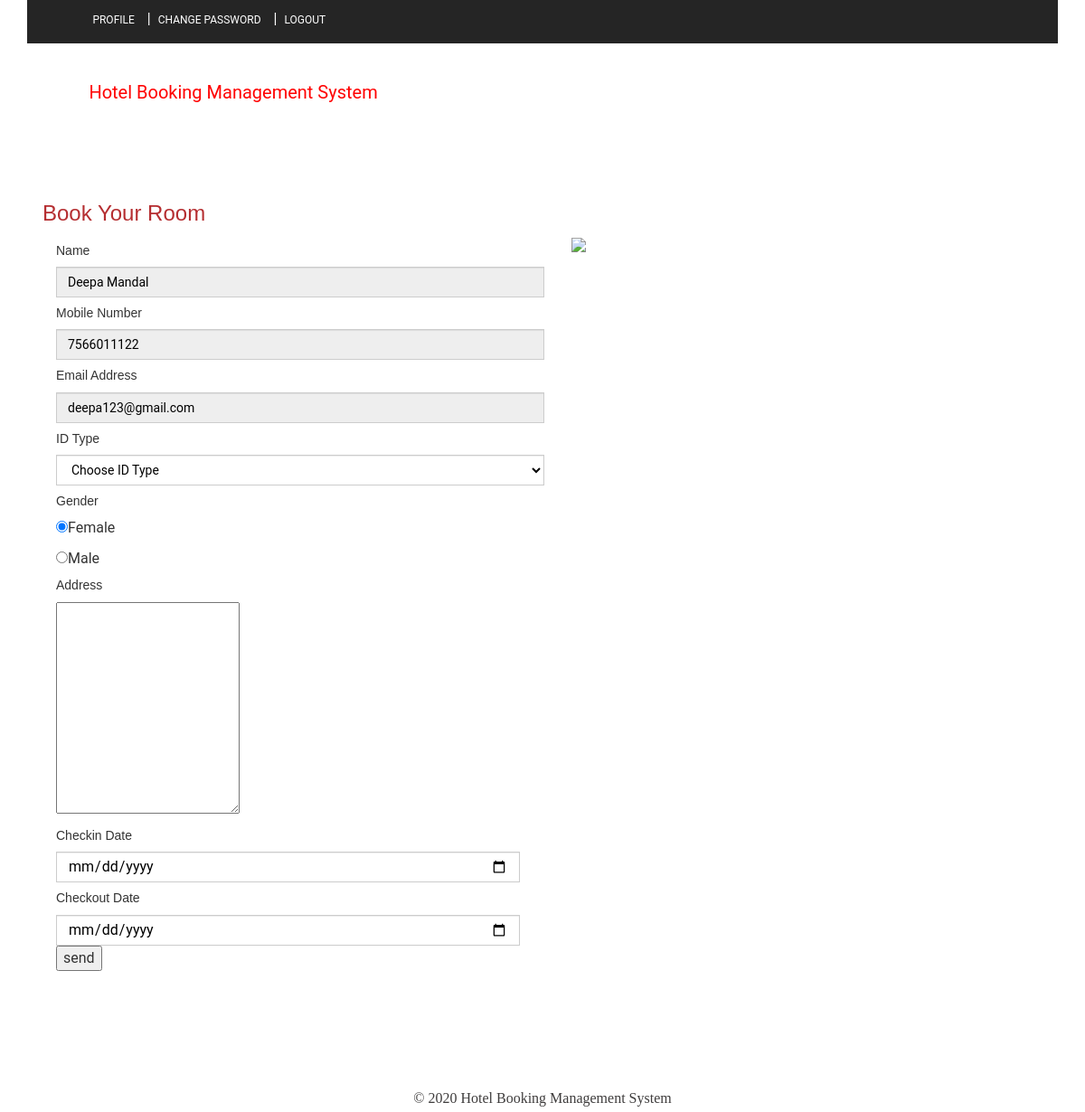
The app's page /book-room.php (signed in) with its own data.
### tables this page shows
CREATE TABLE `tbluser` (
  `ID` int(10) NOT NULL,
  `FullName` varchar(200) DEFAULT NULL,
  `MobileNumber` bigint(10) DEFAULT NULL,
  `Email` varchar(120) DEFAULT NULL,
  `Password` varchar(120) DEFAULT NULL,
  `RegDate` timestamp NULL DEFAULT current_timestamp()
);

### book-room.php (the view, shortened to what this page needs)
<?php
include('includes/dbconnection.php');
if (strlen($_SESSION['hbmsuid']==0)) {
  header('location:logout.php');
  } else{
?>
<!DOCTYPE HTML>
<html>
<head>
<link href="css/bootstrap.css" rel="stylesheet" type="text/css" media="all">
<link href="css/style.css" rel="stylesheet" type="text/css" media="all" />
</head>
<body>
			<div class="header head-top">
				<div class="container">
			<?php include_once('includes/header.php');?>
		</div>
</div>
			<div class="content">
				<div class="contact">
				<div class="container">
					<h2>Book Your Room</h2>
				<div class="contact-grids">
						<div class="col-md-6 contact-right">
							<form method="post">
								<?php
$uid=$_SESSION['hbmsuid'];
$sql="SELECT * from  tbluser where ID=:uid";
$query = $dbh -> prepare($sql);
$query->bindParam(':uid',$uid,PDO::PARAM_STR);
$query->execute();
$results=$query->fetchAll(PDO::FETCH_OBJ);
$cnt=1;
if($query->rowCount() > 0)
{
foreach($results as $row)
{               ?>
								<h5>Name</h5>
								<input type="text"  value="<?php  echo $row->FullName;?>" name="name" class="form-control" required="true" readonly="true">
								<h5>Mobile Number</h5>
								<input type="text" name="phone" class="form-control" required="true" maxlength="10" pattern="[0-9]+" value="<?php  echo $row->MobileNumber;?>" readonly="true">
								<h5>Email Address</h5>
								<input  type="email" value="<?php  echo $row->Email;?>" class="form-control" name="email" required="true" readonly="true"><?php $cnt=$cnt+1;}} ?>
								<h5>ID Type</h5>
								<select  type="text" value="" class="form-control" name="idtype" required="true" class="form-control">
									<option value="">Choose ID Type</option>
									</select>
									<h5>Gender</h5>
								 <p style="text-align: left;"> <input type="radio"  name="gender" id="gender" value="Female" checked="true">Female</p>
                                 <p style="text-align: left;"> <input type="radio" name="gender" id="gender" value="Male">Male</p>
								<h5>Address</h5>
								 <textarea type="text" rows="10" name="address" required="true"></textarea>
								 <h5>Checkin Date</h5>
								<input  type="date" value="" class="form-control" name="checkindate" required="true">
								<h5>Checkout Date</h5>
								<input  type="date" value="" class="form-control" name="checkoutdate" required="true">
								 <input type="submit" value="send" name="submit">
						 	 </form>
						</div>
						<div class="col-md-5">
						<img src="images/waiter.jpg">
						</div>
						<div class="clearfix"></div>
					</div>
				</div>
			</div>
			</div>
			<?php include_once('includes/footer.php');?>
</html><?php }  ?>

### records on screen
tbluser: name "Deepa Mandal", phone "7566011122", email "deepa123@gmail.com"
